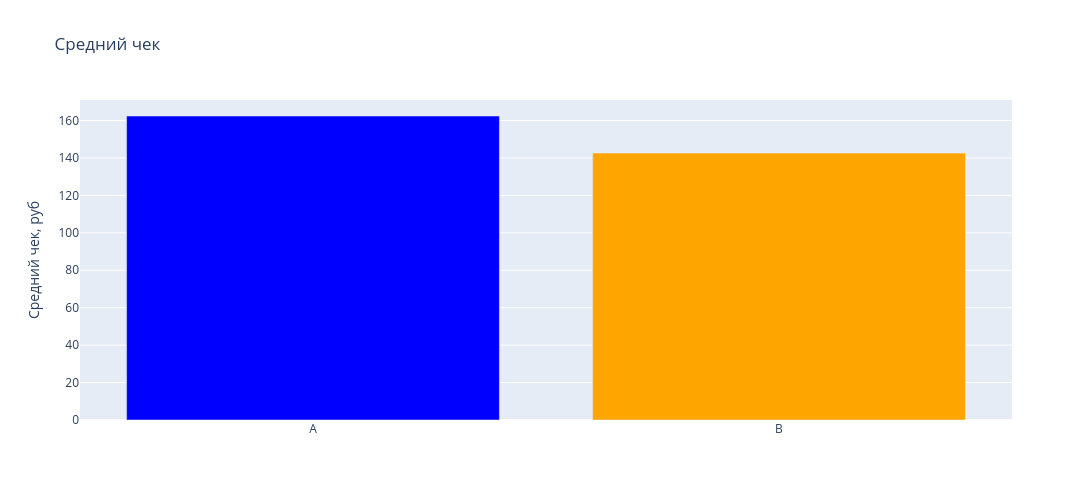

The cell this chart's notebook holds for it:
### Markdown cell above
На основании полученного `p-value`, равного `0.47`, можно сделать следующий вывод:

`p-value` (`0.47`) > α: Это означает, что у нас недостаточно статистических доказательств, чтобы отвергнуть нулевую гипотезу.

Существует вероятность в `47%` получить наблюдаемую разницу в конверсии между группами `A` и `B`, если на самом деле нулевая гипотеза `верна`. 

Мы `не можем отвергнуть` нулевую гипотезу. Другими словами, у нас недостаточно данных, чтобы подтвердить, что изменения, статистически значимы и не являются случайными колебаниями.

### Code cell
fig = go.Figure()

fig.add_trace(go.Bar(x=average_order_value.index,
                     y=average_order_value.values,
                     marker_color=['blue', 'orange']))

fig.update_layout(height=500, width=1200,
                  title_text="Средний чек", showlegend=False)
fig.update_yaxes(title_text="Средний чек, руб")

fig.show()

### Figure 1 — Plotly figure (JSON) as saved in the notebook; plotly's stock layout.template omitted (floating-point values rounded to 4 significant figures)
{"data": [{"marker": {"color": ["blue", "orange"]}, "type": "bar", "x": ["A", "B"], "y": [162.4, 142.6]}], "layout": {"height": 500, "showlegend": false, "title": {"text": "Средний чек"}, "width": 1200, "yaxis": {"title": {"text": "Средний чек, руб"}}}}
